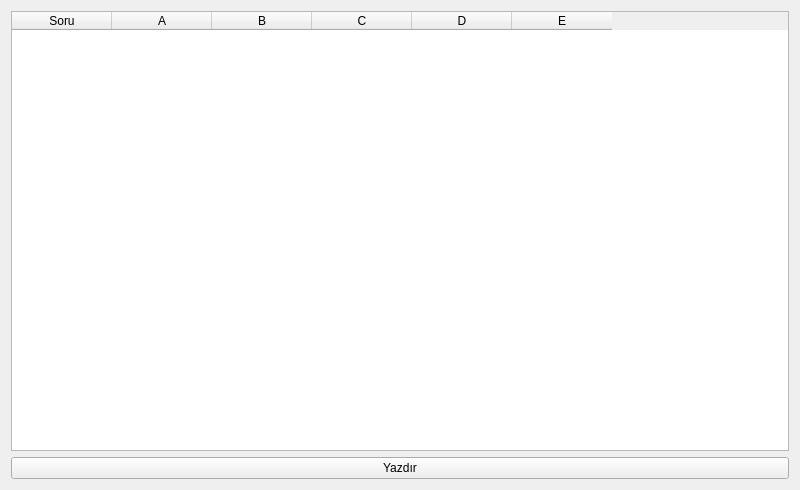
<?xml version="1.0" encoding="UTF-8"?>
<ui version="4.0">
 <class>SoruEkleme</class>
 <widget class="QWidget" name="SoruEkleme">
  <property name="geometry">
   <rect>
    <x>0</x>
    <y>0</y>
    <width>800</width>
    <height>490</height>
   </rect>
  </property>
  <property name="windowTitle">
   <string>Soru Ekleme</string>
  </property>
  <layout class="QVBoxLayout" name="verticalLayout">
   <item>
    <widget class="QTableWidget" name="tableQuestions">
     <column>
      <property name="text">
       <string>Soru</string>
      </property>
     </column>
     <column>
      <property name="text">
       <string>A</string>
      </property>
     </column>
     <column>
      <property name="text">
       <string>B</string>
      </property>
     </column>
     <column>
      <property name="text">
       <string>C</string>
      </property>
     </column>
     <column>
      <property name="text">
       <string>D</string>
      </property>
     </column>
     <column>
      <property name="text">
       <string>E</string>
      </property>
     </column>
    </widget>
   </item>
   <item>
    <widget class="QPushButton" name="pushButton">
     <property name="text">
      <string>Yazdır</string>
     </property>
    </widget>
   </item>
  </layout>
 </widget>
 <resources/>
 <connections/>
</ui>
